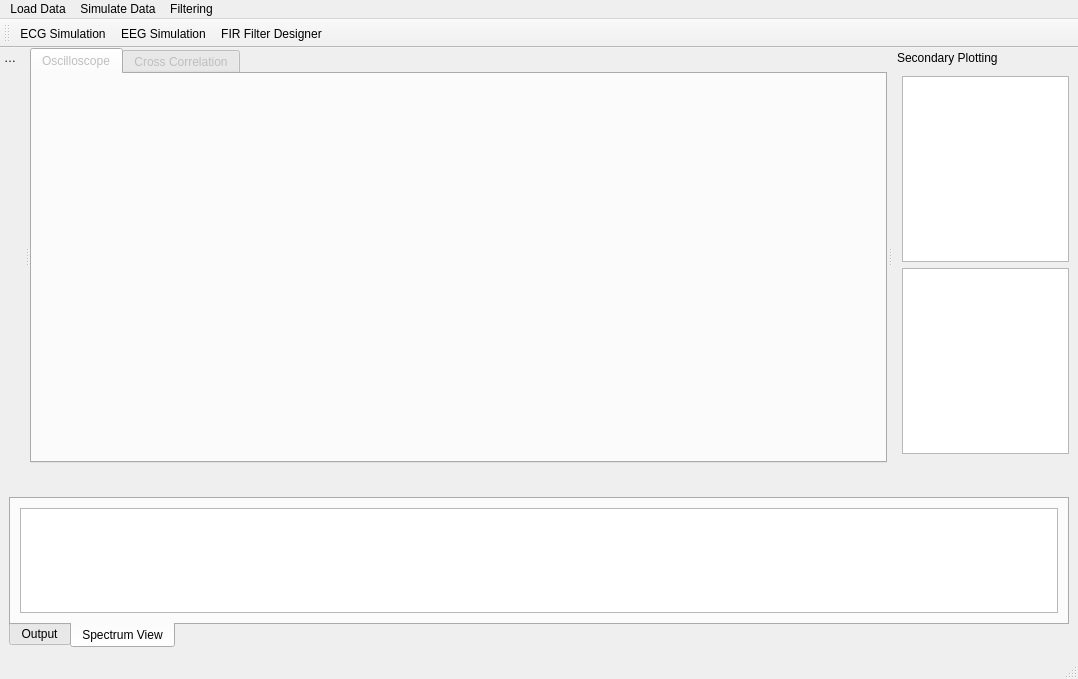
<?xml version="1.0" encoding="UTF-8"?>
<ui version="4.0">
 <class>MainWindow</class>
 <widget class="QMainWindow" name="MainWindow">
  <property name="geometry">
   <rect>
    <x>0</x>
    <y>0</y>
    <width>1078</width>
    <height>679</height>
   </rect>
  </property>
  <property name="windowTitle">
   <string>MainWindow</string>
  </property>
  <widget class="QWidget" name="centralwidget">
   <layout class="QHBoxLayout" name="horizontalLayout">
    <property name="leftMargin">
     <number>0</number>
    </property>
    <property name="topMargin">
     <number>0</number>
    </property>
    <property name="rightMargin">
     <number>0</number>
    </property>
    <property name="bottomMargin">
     <number>0</number>
    </property>
    <item>
     <widget class="QTabWidget" name="main_tab">
      <property name="enabled">
       <bool>false</bool>
      </property>
      <property name="currentIndex">
       <number>0</number>
      </property>
      <widget class="Oscilloscope" name="oscilloscope_tab">
       <attribute name="title">
        <string>Oscilloscope</string>
       </attribute>
      </widget>
      <widget class="QWidget" name="cross_correlation_tab">
       <attribute name="title">
        <string>Cross Correlation</string>
       </attribute>
      </widget>
     </widget>
    </item>
   </layout>
  </widget>
  <widget class="QMenuBar" name="menubar">
   <property name="geometry">
    <rect>
     <x>0</x>
     <y>0</y>
     <width>1078</width>
     <height>22</height>
    </rect>
   </property>
   <widget class="QMenu" name="menuLoad_Data">
    <property name="title">
     <string>Load Data</string>
    </property>
   </widget>
   <widget class="QMenu" name="menuSimulate_Data">
    <property name="title">
     <string>Simulate Data</string>
    </property>
    <addaction name="actionEEG_Simulation"/>
    <addaction name="actionECG_Simulation"/>
   </widget>
   <widget class="QMenu" name="menuFiltering">
    <property name="title">
     <string>Filtering</string>
    </property>
    <addaction name="actionFIR_Filter_Designer"/>
   </widget>
   <addaction name="menuLoad_Data"/>
   <addaction name="menuSimulate_Data"/>
   <addaction name="menuFiltering"/>
  </widget>
  <widget class="QStatusBar" name="statusbar"/>
  <widget class="QDockWidget" name="dockWidget">
   <property name="maximumSize">
    <size>
     <width>173</width>
     <height>524287</height>
    </size>
   </property>
   <property name="floating">
    <bool>false</bool>
   </property>
   <property name="features">
    <set>QDockWidget::NoDockWidgetFeatures</set>
   </property>
   <property name="windowTitle">
    <string>Channels</string>
   </property>
   <attribute name="dockWidgetArea">
    <number>1</number>
   </attribute>
   <widget class="QWidget" name="dockWidgetContents">
    <layout class="QVBoxLayout" name="verticalLayout">
     <item>
      <widget class="Channels" name="widget" native="true"/>
     </item>
    </layout>
   </widget>
  </widget>
  <widget class="QDockWidget" name="dockWidget_2">
   <property name="minimumSize">
    <size>
     <width>175</width>
     <height>238</height>
    </size>
   </property>
   <property name="maximumSize">
    <size>
     <width>185</width>
     <height>524287</height>
    </size>
   </property>
   <property name="features">
    <set>QDockWidget::NoDockWidgetFeatures</set>
   </property>
   <property name="windowTitle">
    <string>Secondary Plotting</string>
   </property>
   <attribute name="dockWidgetArea">
    <number>2</number>
   </attribute>
   <widget class="QWidget" name="dockWidgetContents_2">
    <layout class="QVBoxLayout" name="verticalLayout_2">
     <item>
      <widget class="PlotWidget" name="graphicsView_3"/>
     </item>
     <item>
      <widget class="PlotWidget" name="graphicsView_4"/>
     </item>
    </layout>
   </widget>
  </widget>
  <widget class="QToolBar" name="toolBar">
   <property name="windowTitle">
    <string>toolBar</string>
   </property>
   <attribute name="toolBarArea">
    <enum>TopToolBarArea</enum>
   </attribute>
   <attribute name="toolBarBreak">
    <bool>false</bool>
   </attribute>
   <addaction name="actionECG_Simulation"/>
   <addaction name="actionEEG_Simulation"/>
   <addaction name="actionFIR_Filter_Designer"/>
  </widget>
  <widget class="QDockWidget" name="dockWidget_3">
   <property name="minimumSize">
    <size>
     <width>149</width>
     <height>188</height>
    </size>
   </property>
   <property name="maximumSize">
    <size>
     <width>524287</width>
     <height>188</height>
    </size>
   </property>
   <property name="features">
    <set>QDockWidget::NoDockWidgetFeatures</set>
   </property>
   <attribute name="dockWidgetArea">
    <number>8</number>
   </attribute>
   <widget class="QWidget" name="dockWidgetContents_3">
    <layout class="QHBoxLayout" name="horizontalLayout_2">
     <item>
      <widget class="QTabWidget" name="tabWidget">
       <property name="tabPosition">
        <enum>QTabWidget::South</enum>
       </property>
       <property name="tabShape">
        <enum>QTabWidget::Rounded</enum>
       </property>
       <property name="currentIndex">
        <number>1</number>
       </property>
       <property name="usesScrollButtons">
        <bool>false</bool>
       </property>
       <property name="documentMode">
        <bool>false</bool>
       </property>
       <property name="tabsClosable">
        <bool>false</bool>
       </property>
       <property name="movable">
        <bool>false</bool>
       </property>
       <property name="tabBarAutoHide">
        <bool>false</bool>
       </property>
       <widget class="QWidget" name="tab">
        <attribute name="title">
         <string>Output</string>
        </attribute>
        <layout class="QHBoxLayout" name="horizontalLayout_3">
         <item>
          <widget class="QTextBrowser" name="textBrowser"/>
         </item>
        </layout>
       </widget>
       <widget class="QWidget" name="tab_2">
        <attribute name="title">
         <string>Spectrum View</string>
        </attribute>
        <layout class="QHBoxLayout" name="horizontalLayout_4">
         <item>
          <widget class="PlotWidget" name="graphicsView_2"/>
         </item>
        </layout>
       </widget>
      </widget>
     </item>
    </layout>
   </widget>
  </widget>
  <action name="actionEEG_Simulation">
   <property name="text">
    <string>EEG Simulation</string>
   </property>
  </action>
  <action name="actionECG_Simulation">
   <property name="text">
    <string>ECG Simulation</string>
   </property>
  </action>
  <action name="actionFIR_Filter_Designer">
   <property name="text">
    <string>FIR Filter Designer</string>
   </property>
  </action>
 </widget>
 <customwidgets>
  <customwidget>
   <class>PlotWidget</class>
   <extends>QGraphicsView</extends>
   <header>pyqtgraph</header>
  </customwidget>
  <customwidget>
   <class>Oscilloscope</class>
   <extends>QWidget</extends>
   <header location="global">oscilloscope_widget</header>
   <container>1</container>
  </customwidget>
  <customwidget>
   <class>Channels</class>
   <extends>QWidget</extends>
   <header>channels_widget</header>
   <container>1</container>
  </customwidget>
 </customwidgets>
 <resources/>
 <connections/>
</ui>
